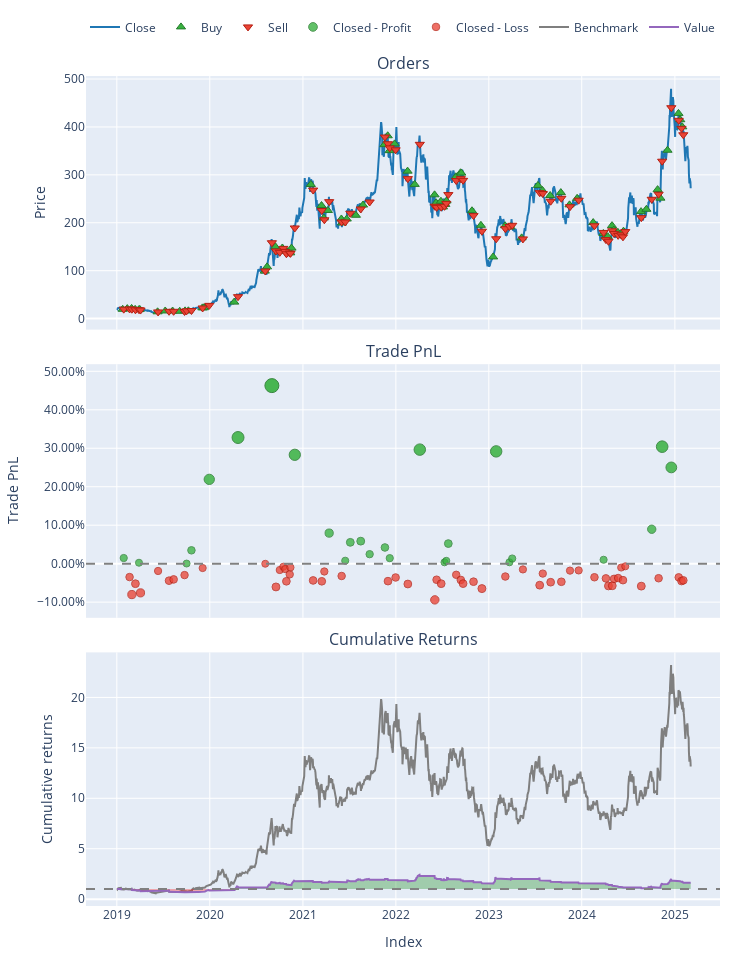

Here is the notebook cell this chart was saved with:
### Code cell
price = tsla['Close_TSLA']
portfolio = vbt.Portfolio.from_signals(
    close=price,
    entries=entries,
    exits=exits,
    init_cash=100_000,
    fees=0.001
)

print(portfolio.stats())
portfolio.plot().show()
